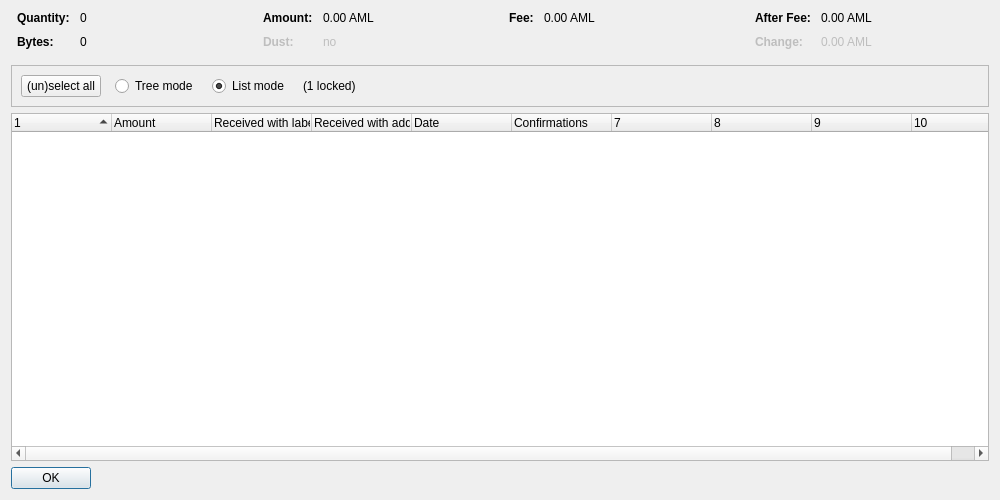
<?xml version="1.0" encoding="UTF-8"?>
<ui version="4.0">
 <class>CoinControlDialog</class>
 <widget class="QDialog" name="CoinControlDialog">
  <property name="geometry">
   <rect>
    <x>0</x>
    <y>0</y>
    <width>1000</width>
    <height>500</height>
   </rect>
  </property>
  <property name="windowTitle">
   <string>Coin Selection</string>
  </property>
  <layout class="QVBoxLayout" name="verticalLayout">
   <item>
    <layout class="QHBoxLayout" name="horizontalLayoutTop" stretch="0,0,0,0">
     <property name="topMargin">
      <number>0</number>
     </property>
     <property name="bottomMargin">
      <number>10</number>
     </property>
     <item>
      <layout class="QFormLayout" name="formLayoutCoinControl1">
       <property name="horizontalSpacing">
        <number>10</number>
       </property>
       <property name="verticalSpacing">
        <number>10</number>
       </property>
       <property name="leftMargin">
        <number>6</number>
       </property>
       <property name="rightMargin">
        <number>6</number>
       </property>
       <item row="0" column="0">
        <widget class="QLabel" name="labelCoinControlQuantityText">
         <property name="font">
          <font>
           <weight>75</weight>
           <bold>true</bold>
          </font>
         </property>
         <property name="text">
          <string>Quantity:</string>
         </property>
        </widget>
       </item>
       <item row="0" column="1">
        <widget class="QLabel" name="labelCoinControlQuantity">
         <property name="cursor">
          <cursorShape>IBeamCursor</cursorShape>
         </property>
         <property name="contextMenuPolicy">
          <enum>Qt::ActionsContextMenu</enum>
         </property>
         <property name="text">
          <string notr="true">0</string>
         </property>
         <property name="textInteractionFlags">
          <set>Qt::LinksAccessibleByMouse|Qt::TextSelectableByKeyboard|Qt::TextSelectableByMouse</set>
         </property>
        </widget>
       </item>
       <item row="1" column="0">
        <widget class="QLabel" name="labelCoinControlBytesText">
         <property name="font">
          <font>
           <weight>75</weight>
           <bold>true</bold>
          </font>
         </property>
         <property name="text">
          <string>Bytes:</string>
         </property>
        </widget>
       </item>
       <item row="1" column="1">
        <widget class="QLabel" name="labelCoinControlBytes">
         <property name="cursor">
          <cursorShape>IBeamCursor</cursorShape>
         </property>
         <property name="contextMenuPolicy">
          <enum>Qt::ActionsContextMenu</enum>
         </property>
         <property name="text">
          <string notr="true">0</string>
         </property>
         <property name="textInteractionFlags">
          <set>Qt::LinksAccessibleByMouse|Qt::TextSelectableByKeyboard|Qt::TextSelectableByMouse</set>
         </property>
        </widget>
       </item>
      </layout>
     </item>
     <item>
      <layout class="QFormLayout" name="formLayoutCoinControl2">
       <property name="horizontalSpacing">
        <number>10</number>
       </property>
       <property name="verticalSpacing">
        <number>10</number>
       </property>
       <property name="leftMargin">
        <number>6</number>
       </property>
       <property name="rightMargin">
        <number>6</number>
       </property>
       <item row="0" column="0">
        <widget class="QLabel" name="labelCoinControlAmountText">
         <property name="font">
          <font>
           <weight>75</weight>
           <bold>true</bold>
          </font>
         </property>
         <property name="text">
          <string>Amount:</string>
         </property>
        </widget>
       </item>
       <item row="0" column="1">
        <widget class="QLabel" name="labelCoinControlAmount">
         <property name="cursor">
          <cursorShape>IBeamCursor</cursorShape>
         </property>
         <property name="contextMenuPolicy">
          <enum>Qt::ActionsContextMenu</enum>
         </property>
         <property name="text">
          <string notr="true">0.00 AML</string>
         </property>
         <property name="textInteractionFlags">
          <set>Qt::LinksAccessibleByMouse|Qt::TextSelectableByKeyboard|Qt::TextSelectableByMouse</set>
         </property>
        </widget>
       </item>
       <item row="1" column="0">
        <widget class="QLabel" name="labelCoinControlLowOutputText">
         <property name="enabled">
          <bool>false</bool>
         </property>
         <property name="font">
          <font>
           <weight>75</weight>
           <bold>true</bold>
          </font>
         </property>
         <property name="text">
          <string>Dust:</string>
         </property>
        </widget>
       </item>
       <item row="1" column="1">
        <widget class="QLabel" name="labelCoinControlLowOutput">
         <property name="enabled">
          <bool>false</bool>
         </property>
         <property name="cursor">
          <cursorShape>IBeamCursor</cursorShape>
         </property>
         <property name="contextMenuPolicy">
          <enum>Qt::ActionsContextMenu</enum>
         </property>
         <property name="text">
          <string notr="true">no</string>
         </property>
         <property name="textInteractionFlags">
          <set>Qt::LinksAccessibleByMouse|Qt::TextSelectableByKeyboard|Qt::TextSelectableByMouse</set>
         </property>
        </widget>
       </item>
      </layout>
     </item>
     <item>
      <layout class="QFormLayout" name="formLayoutCoinControl3">
       <property name="horizontalSpacing">
        <number>10</number>
       </property>
       <property name="verticalSpacing">
        <number>10</number>
       </property>
       <property name="leftMargin">
        <number>6</number>
       </property>
       <property name="rightMargin">
        <number>6</number>
       </property>
       <item row="0" column="0">
        <widget class="QLabel" name="labelCoinControlFeeText">
         <property name="font">
          <font>
           <weight>75</weight>
           <bold>true</bold>
          </font>
         </property>
         <property name="text">
          <string>Fee:</string>
         </property>
        </widget>
       </item>
       <item row="0" column="1">
        <widget class="QLabel" name="labelCoinControlFee">
         <property name="cursor">
          <cursorShape>IBeamCursor</cursorShape>
         </property>
         <property name="contextMenuPolicy">
          <enum>Qt::ActionsContextMenu</enum>
         </property>
         <property name="text">
          <string notr="true">0.00 AML</string>
         </property>
         <property name="textInteractionFlags">
          <set>Qt::LinksAccessibleByMouse|Qt::TextSelectableByKeyboard|Qt::TextSelectableByMouse</set>
         </property>
        </widget>
       </item>
      </layout>
     </item>
     <item>
      <layout class="QFormLayout" name="formLayoutCoinControl4">
       <property name="horizontalSpacing">
        <number>10</number>
       </property>
       <property name="verticalSpacing">
        <number>10</number>
       </property>
       <property name="leftMargin">
        <number>6</number>
       </property>
       <property name="rightMargin">
        <number>6</number>
       </property>
       <item row="0" column="0">
        <widget class="QLabel" name="labelCoinControlAfterFeeText">
         <property name="font">
          <font>
           <weight>75</weight>
           <bold>true</bold>
          </font>
         </property>
         <property name="text">
          <string>After Fee:</string>
         </property>
        </widget>
       </item>
       <item row="0" column="1">
        <widget class="QLabel" name="labelCoinControlAfterFee">
         <property name="cursor">
          <cursorShape>IBeamCursor</cursorShape>
         </property>
         <property name="contextMenuPolicy">
          <enum>Qt::ActionsContextMenu</enum>
         </property>
         <property name="text">
          <string notr="true">0.00 AML</string>
         </property>
         <property name="textInteractionFlags">
          <set>Qt::LinksAccessibleByMouse|Qt::TextSelectableByKeyboard|Qt::TextSelectableByMouse</set>
         </property>
        </widget>
       </item>
       <item row="1" column="0">
        <widget class="QLabel" name="labelCoinControlChangeText">
         <property name="enabled">
          <bool>false</bool>
         </property>
         <property name="font">
          <font>
           <weight>75</weight>
           <bold>true</bold>
          </font>
         </property>
         <property name="text">
          <string>Change:</string>
         </property>
        </widget>
       </item>
       <item row="1" column="1">
        <widget class="QLabel" name="labelCoinControlChange">
         <property name="enabled">
          <bool>false</bool>
         </property>
         <property name="cursor">
          <cursorShape>IBeamCursor</cursorShape>
         </property>
         <property name="contextMenuPolicy">
          <enum>Qt::ActionsContextMenu</enum>
         </property>
         <property name="text">
          <string notr="true">0.00 AML</string>
         </property>
         <property name="textInteractionFlags">
          <set>Qt::LinksAccessibleByMouse|Qt::TextSelectableByKeyboard|Qt::TextSelectableByMouse</set>
         </property>
        </widget>
       </item>
      </layout>
     </item>
    </layout>
   </item>
   <item>
    <widget class="QFrame" name="frame">
     <property name="minimumSize">
      <size>
       <width>0</width>
       <height>40</height>
      </size>
     </property>
     <property name="frameShape">
      <enum>QFrame::StyledPanel</enum>
     </property>
     <property name="frameShadow">
      <enum>QFrame::Sunken</enum>
     </property>
     <layout class="QHBoxLayout" name="horizontalLayout">
      <item>
       <layout class="QHBoxLayout" name="horizontalLayoutPanel" stretch="0,0,0,0,0">
        <property name="spacing">
         <number>14</number>
        </property>
        <item>
         <widget class="QPushButton" name="pushButtonSelectAll">
          <property name="sizePolicy">
           <sizepolicy hsizetype="Maximum" vsizetype="Fixed">
            <horstretch>0</horstretch>
            <verstretch>0</verstretch>
           </sizepolicy>
          </property>
          <property name="text">
           <string>(un)select all</string>
          </property>
          <property name="autoDefault">
           <bool>false</bool>
          </property>
         </widget>
        </item>
        <item>
         <widget class="QRadioButton" name="radioTreeMode">
          <property name="sizePolicy">
           <sizepolicy hsizetype="Maximum" vsizetype="Fixed">
            <horstretch>0</horstretch>
            <verstretch>0</verstretch>
           </sizepolicy>
          </property>
          <property name="text">
           <string>Tree mode</string>
          </property>
         </widget>
        </item>
        <item>
         <widget class="QRadioButton" name="radioListMode">
          <property name="sizePolicy">
           <sizepolicy hsizetype="Maximum" vsizetype="Fixed">
            <horstretch>0</horstretch>
            <verstretch>0</verstretch>
           </sizepolicy>
          </property>
          <property name="text">
           <string>List mode</string>
          </property>
          <property name="checked">
           <bool>true</bool>
          </property>
         </widget>
        </item>
        <item>
         <widget class="QLabel" name="labelLocked">
          <property name="text">
           <string notr="true">(1 locked)</string>
          </property>
         </widget>
        </item>
        <item>
         <spacer name="horizontalSpacer">
          <property name="orientation">
           <enum>Qt::Horizontal</enum>
          </property>
          <property name="sizeHint" stdset="0">
           <size>
            <width>40</width>
            <height>20</height>
           </size>
          </property>
         </spacer>
        </item>
       </layout>
      </item>
     </layout>
    </widget>
   </item>
   <item>
    <widget class="CoinControlTreeWidget" name="treeWidget">
     <property name="contextMenuPolicy">
      <enum>Qt::CustomContextMenu</enum>
     </property>
     <property name="sortingEnabled">
      <bool>false</bool>
     </property>
     <property name="columnCount">
      <number>10</number>
     </property>
     <attribute name="headerShowSortIndicator" stdset="0">
      <bool>true</bool>
     </attribute>
     <attribute name="headerStretchLastSection">
      <bool>false</bool>
     </attribute>
     <column>
      <property name="text">
       <string/>
      </property>
     </column>
     <column>
      <property name="text">
       <string>Amount</string>
      </property>
     </column>
     <column>
      <property name="text">
       <string>Received with label</string>
      </property>
     </column>
     <column>
      <property name="text">
       <string>Received with address</string>
      </property>
     </column>
     <column>
      <property name="text">
       <string>Date</string>
      </property>
     </column>
     <column>
      <property name="text">
       <string>Confirmations</string>
      </property>
      <property name="toolTip">
       <string>Confirmed</string>
      </property>
     </column>
     <column>
      <property name="text">
       <string/>
      </property>
     </column>
     <column>
      <property name="text">
       <string/>
      </property>
     </column>
     <column>
      <property name="text">
       <string/>
      </property>
     </column>
     <column>
      <property name="text">
       <string/>
      </property>
     </column>
    </widget>
   </item>
   <item>
    <widget class="QDialogButtonBox" name="buttonBox">
     <property name="sizePolicy">
      <sizepolicy hsizetype="Maximum" vsizetype="Fixed">
       <horstretch>0</horstretch>
       <verstretch>0</verstretch>
      </sizepolicy>
     </property>
     <property name="orientation">
      <enum>Qt::Horizontal</enum>
     </property>
     <property name="standardButtons">
      <set>QDialogButtonBox::Ok</set>
     </property>
    </widget>
   </item>
  </layout>
 </widget>
 <customwidgets>
  <customwidget>
   <class>CoinControlTreeWidget</class>
   <extends>QTreeWidget</extends>
   <header>coincontroltreewidget.h</header>
  </customwidget>
 </customwidgets>
 <resources/>
 <connections/>
</ui>
